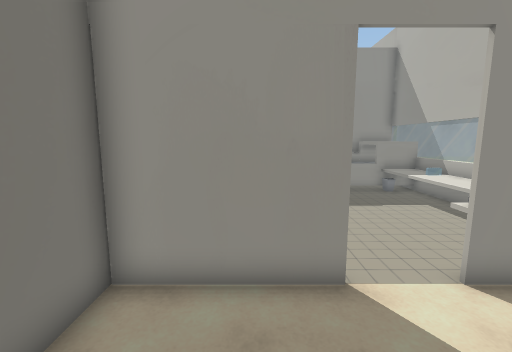
View 1 (above)

16 first-person views from a walk through a 3-D level made in the Unity game engine. The camera is 1.52 m above the floor, tilts 8° down and sees 90° across. Doors are open. The floor is counted in squares, 0.55 m on a side. Each view is taken from the middle of a square. On the plan, view 1 faces up. The plan holds only what a view shows up to about 18 squares ahead; the rest is blank. The place goes on beyond the plan. The player is left out. Some surface patterns are stand-ins.

View 2
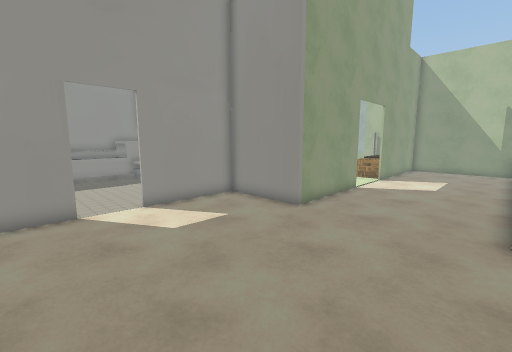

View 3
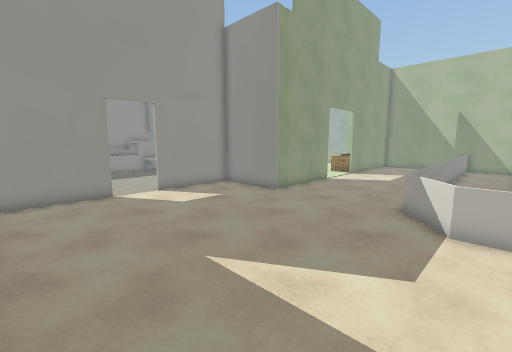

View 4
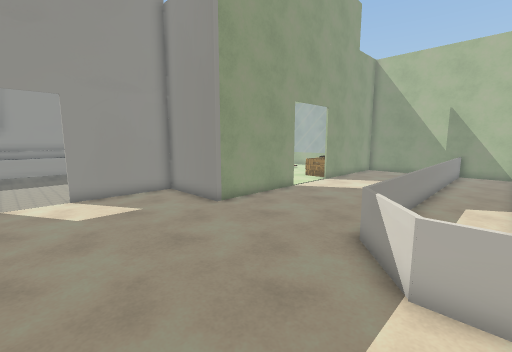

View 5
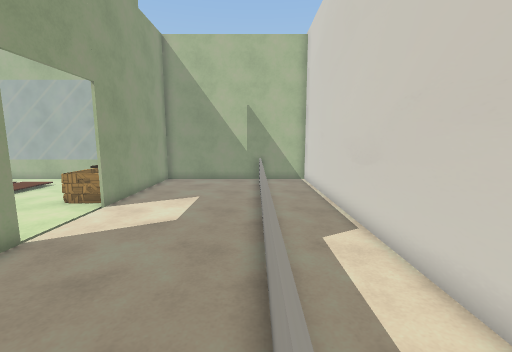

View 6
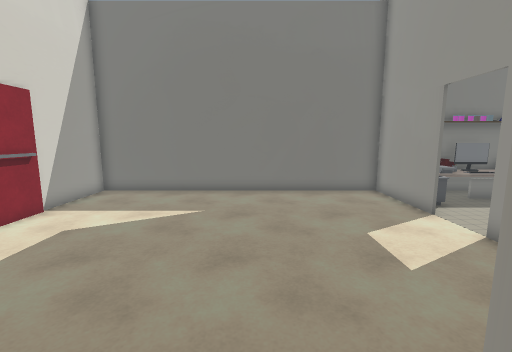

View 7
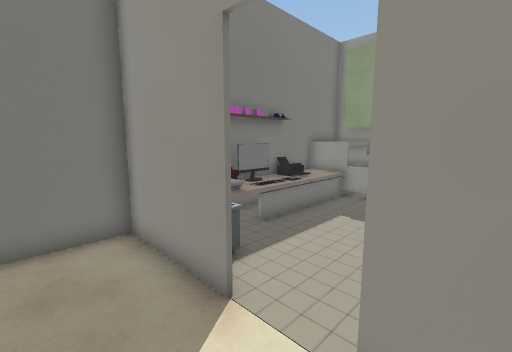

View 8
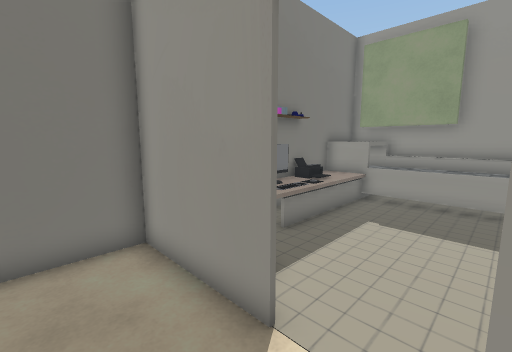

View 9
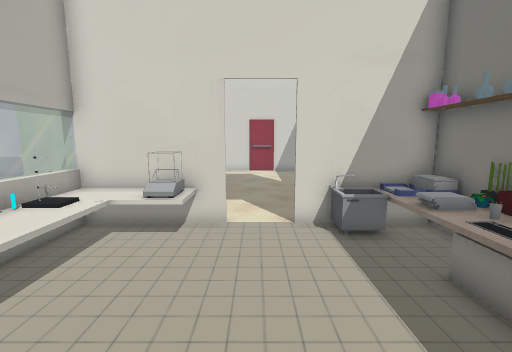

View 10
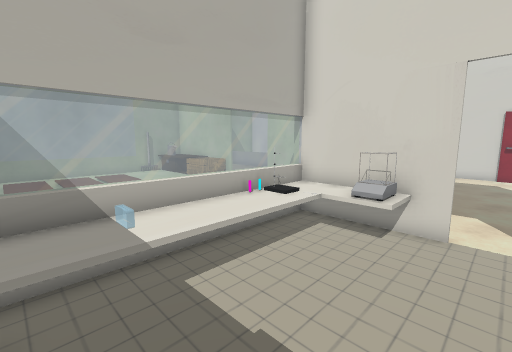

View 11
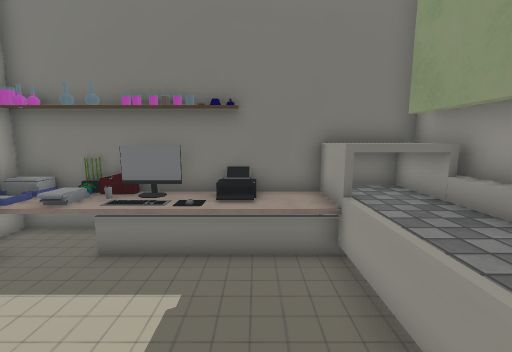

View 12
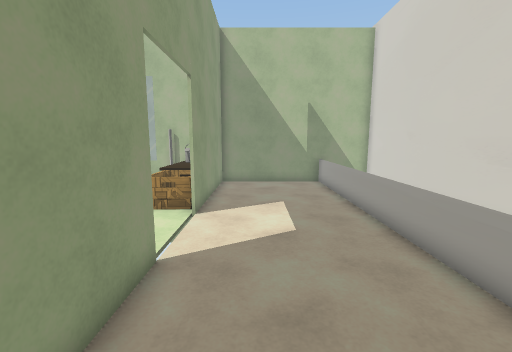

View 13
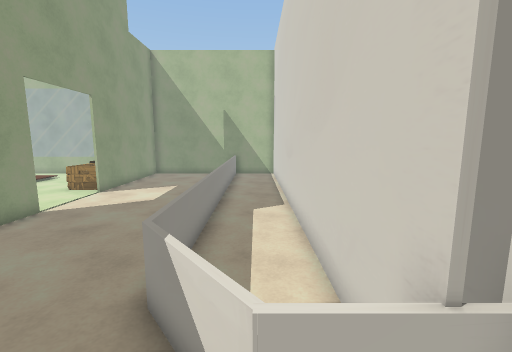

View 14
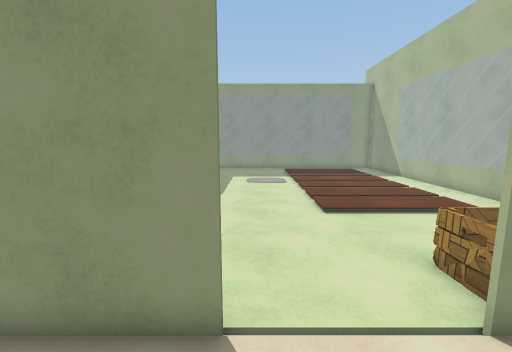

View 15
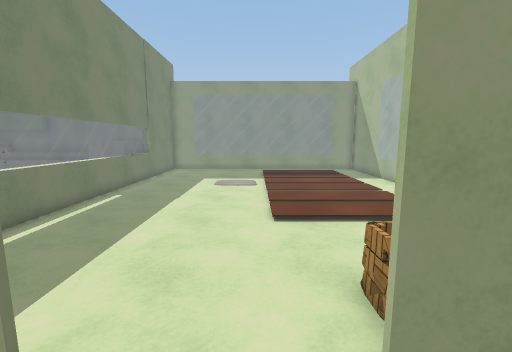

View 16
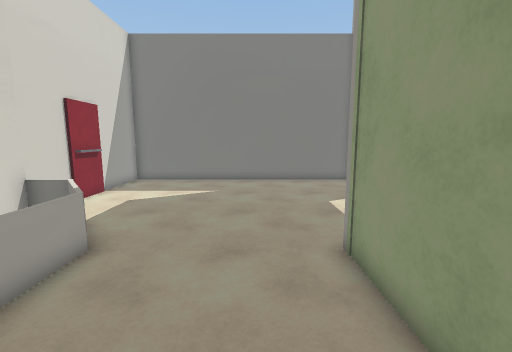

### Floor plan
Key: @ floor where view 1 was taken; # wall or solid block; . floor; D open door; = window, fence, low wall or low ledge; ^ raised ledge; O other object.
Columns run from 3 left of view 1 to 26 right of it. Each row starts with its distance up from view 1.
 16 ^^^^^^^^ ^^^#                #
 15 ^ ^^^^^^ ^^ #.....  .........#
 14 #^^^^^^^^^^^#.....  .........#
 13 ^^^.......^^#................#
 12 #O^.......^^#................#
 11 #OO.......^^#................#
 10 #^O.......^^#................#
  9 #OO.......^^#................#
  8 O#O.......^^O................#
  7 OOO.......^OO................#
  6 #OOOO...#O^^#..............  #
  5 #OOO#..######.............   #
  4 #......D....#............    #
  3 #......D....# ...........O   #
  2 #...........#  .......OOOOOO O
  1 #...........#   ......O OO
  0 #..@........######....########
 -1 #............................#
 -2 #............................#
 -3 #............................#
 -4 #............................#
 -5 #............................#
 -6 #...........=================#
 -7 #..........==................#
 -8 #.........= .................#
 -9 #.........=###################
-10 #############

Where each view was taken, in squares from view 1:
view 1: 0 up, 0 right, facing up
view 2: 6 down, 0 right, facing up-right
view 3: 9 down, 2 left, facing up-right
view 4: 9 down, 2 right, facing up-right
view 5: 6 down, 8 right, facing right
view 6: 2 down, 11 right, facing left
view 7: 2 up, 5 right, facing up-left
view 8: 2 up, 4 right, facing up-left
view 9: 13 up, 3 right, facing down
view 10: 13 up, 3 right, facing down-right
view 11: 12 up, 5 right, facing left
view 12: 2 down, 9 right, facing right
view 13: 8 down, 5 right, facing right
view 14: 3 down, 15 right, facing up
view 15: 2 down, 17 right, facing up
view 16: 2 down, 15 right, facing left
